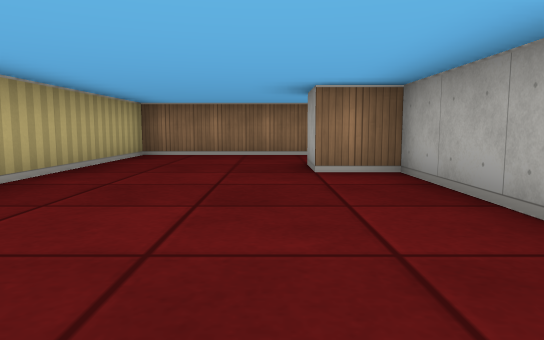
view 1 (above)

17 first-person views from a walk through a cub3D level. The camera is about half as high as the walls, tilts 6° down and sees 70° across. The floor is counted in squares. Each view is taken from the middle of a square. On the plan, view 1 faces up. The plan holds only what a view shows up to about 9 squares ahead; the rest is blank. The place goes on beyond the plan.

view 2
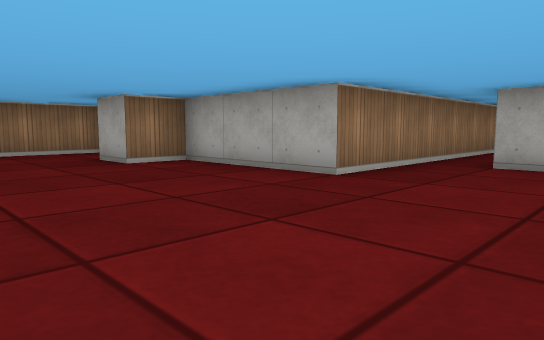

view 3
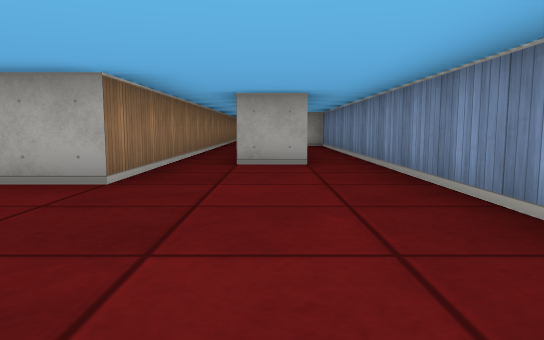

view 4
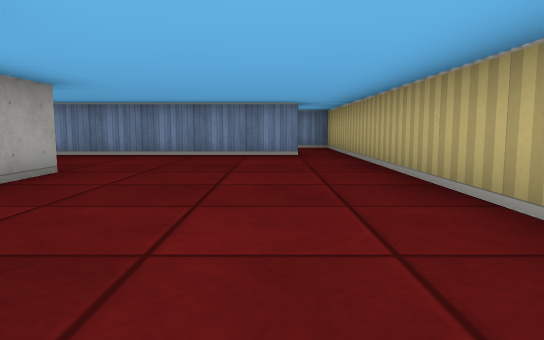

view 5
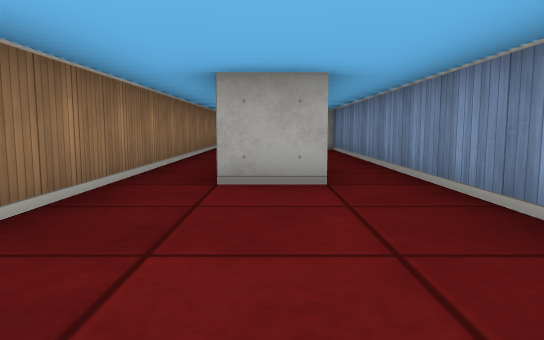

view 6
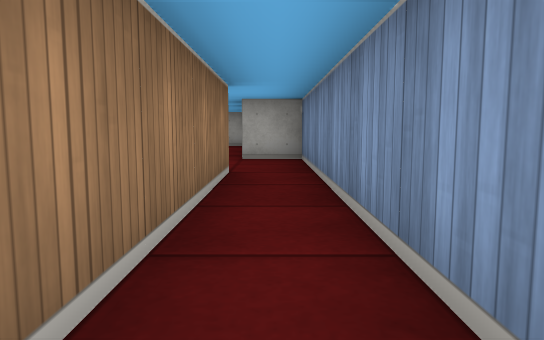

view 7
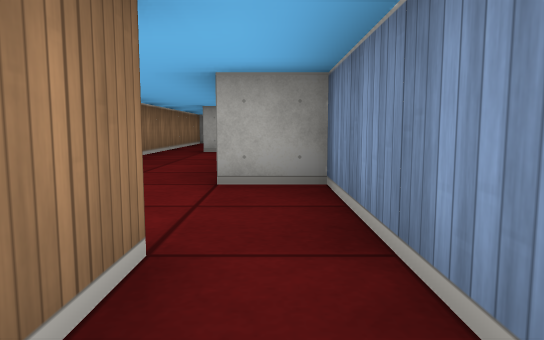

view 8
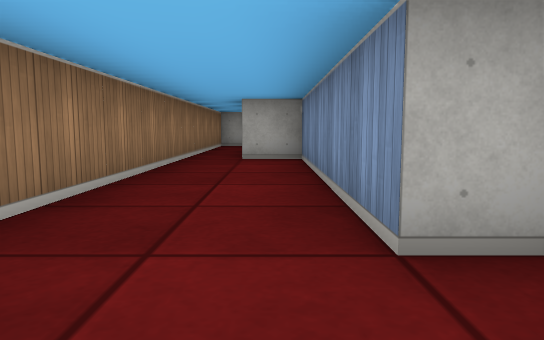

view 9
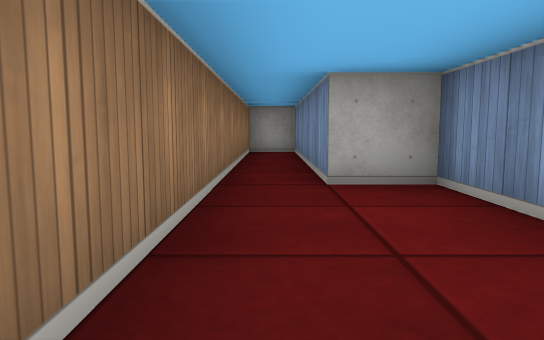

view 10
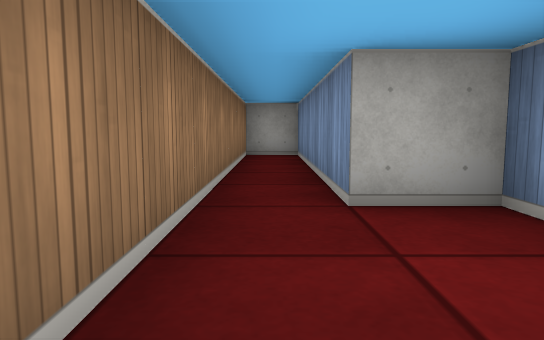

view 11
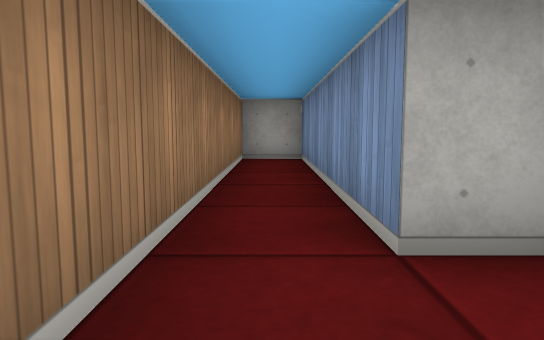

view 12
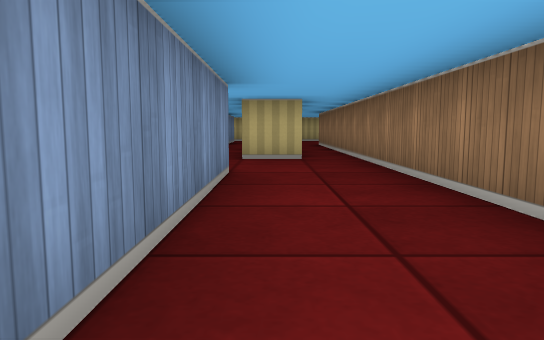

view 13
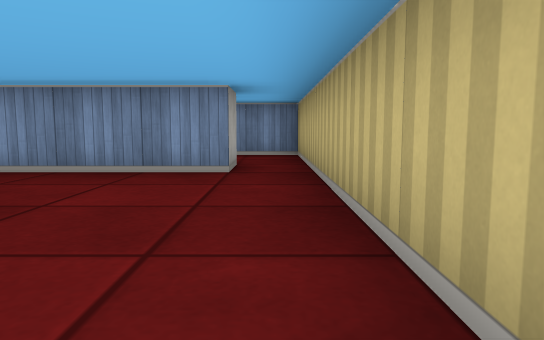

view 14
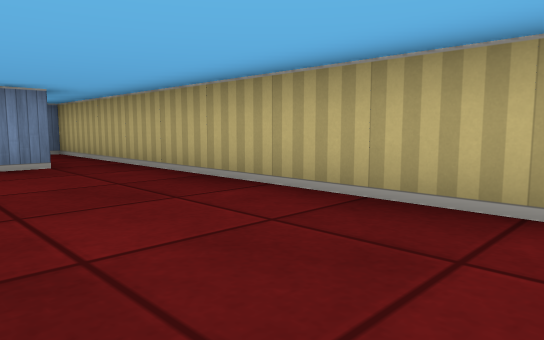

view 15
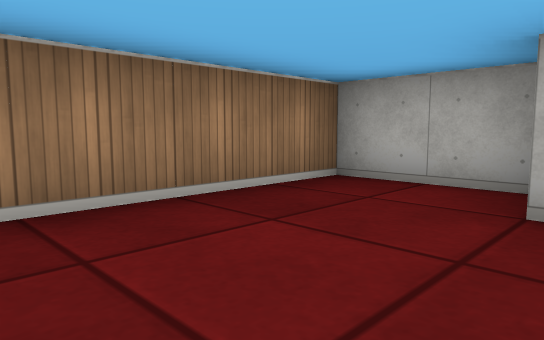

view 16
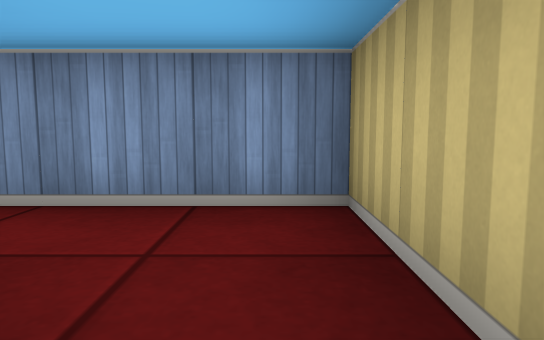

view 17
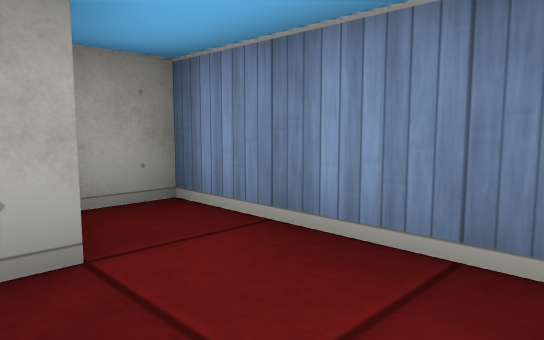

### Floor plan
Ten units are one square. View 1 is at (0, 0); x grows to the right and y downward. Boxes are objects, and circles mark ways between rooms. Rooms are numbered by the first view taken in them; rooms with no view inside come last. Other rooms are left out.
<svg viewBox="-30 -80 230 130">
<path fill="none" stroke="#000" d="M15 -56 15 -75 -25 -75 -25 25M-15 25 -15 15 75 15M75 -15 15 -15 15 -45 5 -45 5 -55M75 5 35 5 35 -5M75 -5 75 5M75 15 95 15 95 5 145 5 145 -5 195 -5 195 -15 75 -15M-5 36 -5 31M-25 25 -25 45 5 45 5 38"/>
<circle cx="70" cy="0" r="3" fill="#2a7"/>
<circle cx="-20" cy="20" r="3" fill="#2a7"/>
<text x="10" y="-20">1</text>
<text x="120" y="0">2</text>
<text x="-10" y="40">3</text>
</svg>
Room 1 opens to room 2. Room 1 opens to room 3.

Where each view was taken, in squares from view 1:
view 1: 0 up, 0 right, facing up
view 2: 1 down, 2 left, facing up-right
view 3: 0 up, 2 left, facing right
view 4: 6 up, 1 left, facing down
view 5: 0 up, 0 right, facing right
view 6: 1 down, 3 right, facing right
view 7: 1 down, 6 right, facing right
view 8: 0 up, 8 right, facing right
view 9: 1 up, 11 right, facing right
view 10: 1 up, 12 right, facing right
view 11: 1 up, 13 right, facing right
view 12: 0 up, 14 right, facing left
view 13: 3 up, 2 left, facing down
view 14: 4 up, 0 right, facing down-left
view 15: 5 up, 2 left, facing up-right
view 16: 2 down, 2 left, facing down
view 17: 3 down, 2 left, facing down-right
